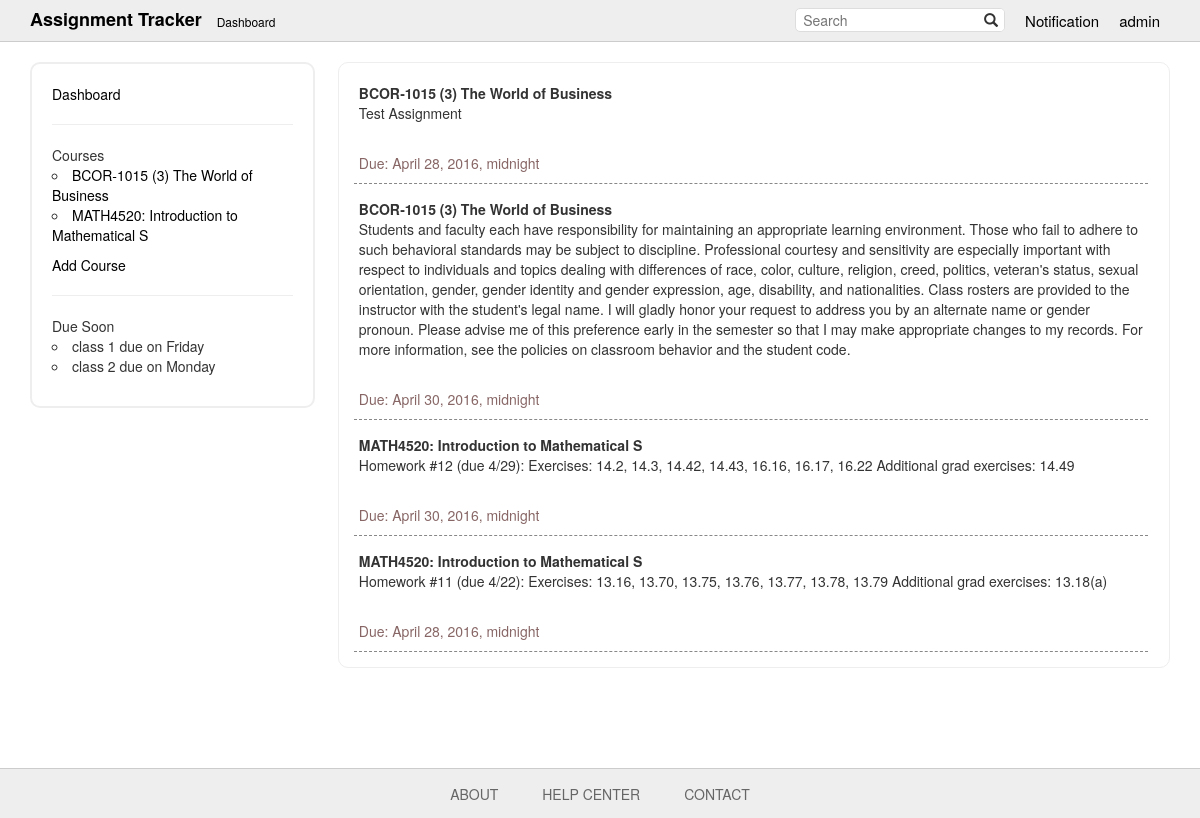
The app's page /dashboard/ (signed in), older data.
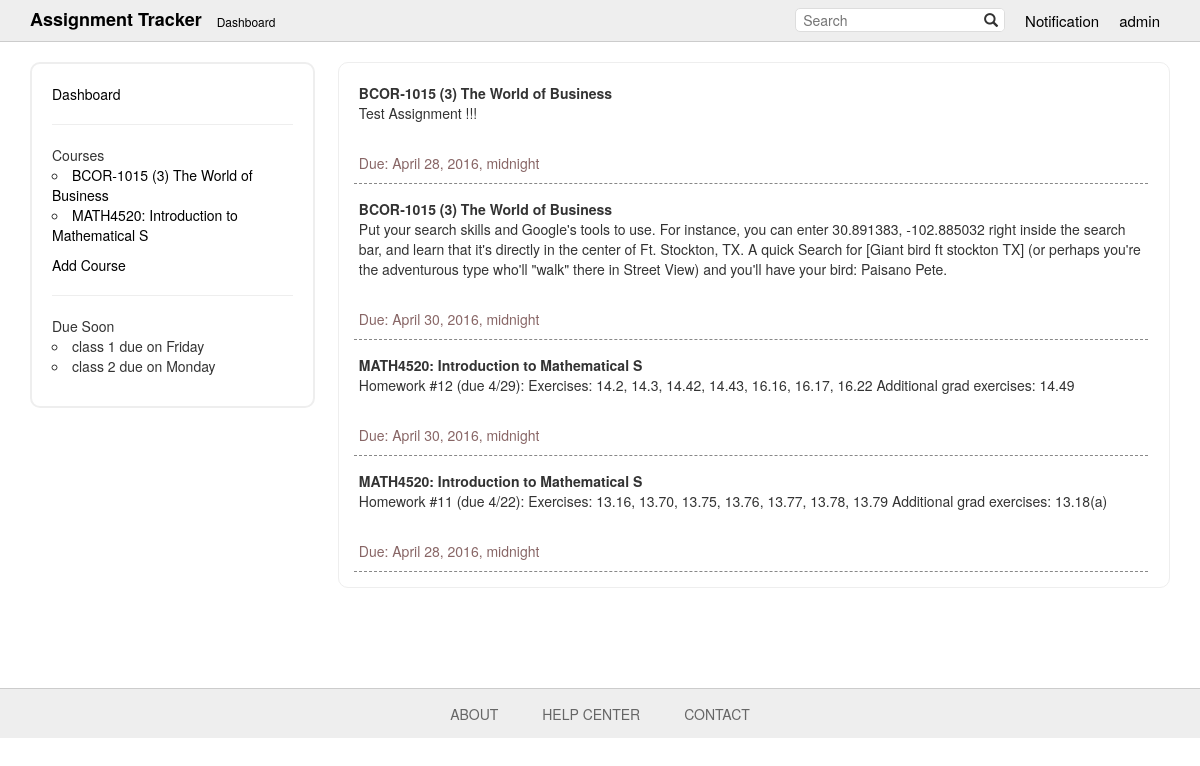
The same page, newer data.
### tables/models.py (models this page shows, shortened)
class Assignments(models.Model):
    course = models.ForeignKey(Course)
    assignment = models.CharField(max_length=1024)
    start = models.DateTimeField()
    end = models.DateTimeField()
    difficulty = models.IntegerField(default=1,
        validators=[MinValueValidator(1), MaxValueValidator(5)])

class Course(models.Model):
    users = models.ManyToManyField('auth.User')
    course = models.CharField(max_length=128)
    difficulty = models.IntegerField(default=1,
        validators=[MinValueValidator(1), MaxValueValidator(5)])
    url = models.URLField(max_length=512)
    def __str__(self):
        return self.course

### tables/views.py (the view)
# urls.py: url(r'^dashboard/$', views.dashboard, name='dashboard'),
@login_required
def dashboard(request):
    user = request.user
    courses = user.course_set.all()
    current_assigns = [assign for course in courses
                    for assign in course.assignments_set.filter(end__gte=timezone.now())]
    return render(request, 'tables/dashboard.html', {'current_assigns': current_assigns})

### tables/templates/tables/dashboard.html
{% extends 'tables/base.html' %}
{% block content %}
<aside>
    <a>Dashboard</a>
    <hr>
    <ul>
        <caption>Courses</caption>
        {% for course in user.course_set.all %}
        <li><a href="{% url 'detail' course.pk %}">{{ course.course }}</a></li>
        {% endfor %}
    </ul>
    <a href = "{% url 'add_course' %}">Add Course</a>
    <hr>
    <ul>
        <caption>Due Soon</caption>
        <li>class 1 due on Friday</li>
        <li>class 2 due on Monday</li>
    </ul>
</aside>
<section class="dashboard">
    <ul>
    {% for assign in current_assigns %}
            <li>
                <b>{{ assign.course }}</b><br />
                {{ assign.assignment | linebreaks }}<br />
                <span style="color: #886666;">Due: {{ assign.end }}</span>
            </li>
    {% endfor %}
    </ul>
</section>
{% endblock %}

Row changes from the older to the newer data that the page shows:
changed Assignments: assignment "Test Assignment" → "Test Assignment !!!"
changed Assignments: assignment "Students and faculty each have responsibility for maintaining an appropriate learning environment. Those who fail to adhere to such behavioral standards may be subject to discipline. Professional courtesy and sensitivity are especially important with respect to individuals and topics dealing with differences of race, color, culture, religion, creed, politics, veteran's status, sexual orientation, gender, gender identity and gender expression, age, disability, and nationalities. Class rosters are provided to the instructor with the student's legal name. I will gladly honor your request to address you by an alternate name or gender pronoun. Please advise me of this preference early in the…" → "Put your search skills and Google's tools to use. For instance, you can enter 30.891383, -102.885032 right inside the search bar, and learn that it's directly in the center of Ft. Stockton, TX. A quick Search for [Giant bird ft stockton TX] (or perhaps you're the adventurous type who'll \"walk\" there in Street View) and you'll have your bird: Paisano Pete."
